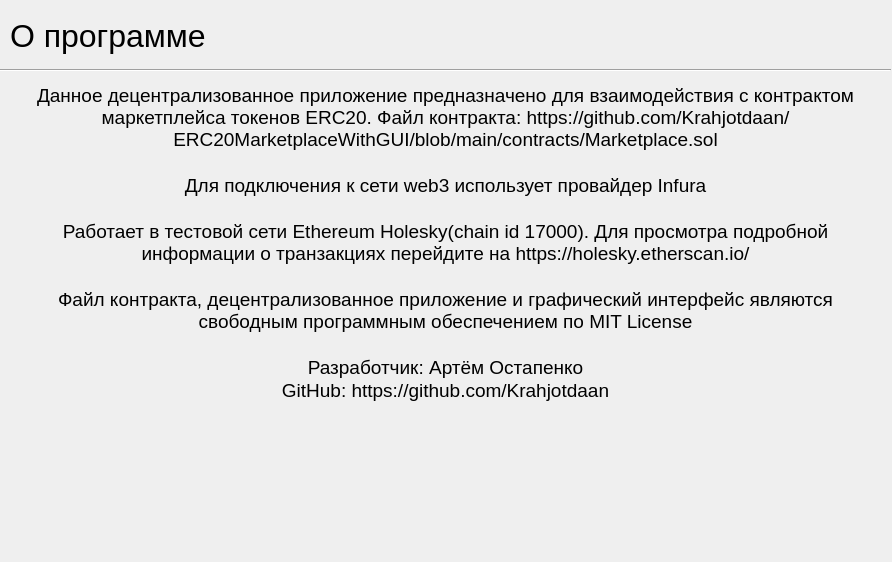
<?xml version="1.0" encoding="UTF-8"?>
<ui version="4.0">
 <class>AboutProgramm</class>
 <widget class="QMainWindow" name="AboutProgramm">
  <property name="windowModality">
   <enum>Qt::WindowModal</enum>
  </property>
  <property name="geometry">
   <rect>
    <x>0</x>
    <y>0</y>
    <width>892</width>
    <height>562</height>
   </rect>
  </property>
  <property name="sizePolicy">
   <sizepolicy hsizetype="Fixed" vsizetype="Fixed">
    <horstretch>0</horstretch>
    <verstretch>0</verstretch>
   </sizepolicy>
  </property>
  <property name="windowTitle">
   <string/>
  </property>
  <widget class="QWidget" name="centralwidget">
   <widget class="QLabel" name="label">
    <property name="geometry">
     <rect>
      <x>10</x>
      <y>10</y>
      <width>261</width>
      <height>51</height>
     </rect>
    </property>
    <property name="font">
     <font>
      <pointsize>24</pointsize>
     </font>
    </property>
    <property name="text">
     <string>О программе</string>
    </property>
   </widget>
   <widget class="Line" name="line">
    <property name="windowModality">
     <enum>Qt::WindowModal</enum>
    </property>
    <property name="geometry">
     <rect>
      <x>0</x>
      <y>60</y>
      <width>891</width>
      <height>20</height>
     </rect>
    </property>
    <property name="orientation">
     <enum>Qt::Horizontal</enum>
    </property>
   </widget>
   <widget class="QTextBrowser" name="textBrowser_2">
    <property name="enabled">
     <bool>true</bool>
    </property>
    <property name="geometry">
     <rect>
      <x>20</x>
      <y>80</y>
      <width>851</width>
      <height>471</height>
     </rect>
    </property>
    <property name="sizePolicy">
     <sizepolicy hsizetype="Expanding" vsizetype="Maximum">
      <horstretch>0</horstretch>
      <verstretch>20</verstretch>
     </sizepolicy>
    </property>
    <property name="palette">
     <palette>
      <active>
       <colorrole role="Base">
        <brush brushstyle="SolidPattern">
         <color alpha="0">
          <red>255</red>
          <green>255</green>
          <blue>255</blue>
         </color>
        </brush>
       </colorrole>
      </active>
      <inactive>
       <colorrole role="Base">
        <brush brushstyle="SolidPattern">
         <color alpha="0">
          <red>255</red>
          <green>255</green>
          <blue>255</blue>
         </color>
        </brush>
       </colorrole>
      </inactive>
      <disabled>
       <colorrole role="Base">
        <brush brushstyle="SolidPattern">
         <color alpha="255">
          <red>239</red>
          <green>239</green>
          <blue>239</blue>
         </color>
        </brush>
       </colorrole>
      </disabled>
     </palette>
    </property>
    <property name="contextMenuPolicy">
     <enum>Qt::DefaultContextMenu</enum>
    </property>
    <property name="acceptDrops">
     <bool>false</bool>
    </property>
    <property name="autoFillBackground">
     <bool>false</bool>
    </property>
    <property name="frameShape">
     <enum>QFrame::NoFrame</enum>
    </property>
    <property name="frameShadow">
     <enum>QFrame::Plain</enum>
    </property>
    <property name="verticalScrollBarPolicy">
     <enum>Qt::ScrollBarAlwaysOff</enum>
    </property>
    <property name="horizontalScrollBarPolicy">
     <enum>Qt::ScrollBarAlwaysOff</enum>
    </property>
    <property name="sizeAdjustPolicy">
     <enum>QAbstractScrollArea::AdjustIgnored</enum>
    </property>
    <property name="readOnly">
     <bool>true</bool>
    </property>
    <property name="html">
     <string>&lt;!DOCTYPE HTML PUBLIC &quot;-//W3C//DTD HTML 4.0//EN&quot; &quot;http://www.w3.org/TR/REC-html40/strict.dtd&quot;&gt;
&lt;html&gt;&lt;head&gt;&lt;meta name=&quot;qrichtext&quot; content=&quot;1&quot; /&gt;&lt;style type=&quot;text/css&quot;&gt;
p, li { white-space: pre-wrap; }
&lt;/style&gt;&lt;/head&gt;&lt;body style=&quot; font-family:'MS Shell Dlg 2'; font-size:7.8pt; font-weight:400; font-style:normal;&quot;&gt;
&lt;p align=&quot;center&quot; style=&quot; margin-top:0px; margin-bottom:0px; margin-left:0px; margin-right:0px; -qt-block-indent:0; text-indent:0px;&quot;&gt;&lt;span style=&quot; font-family:'Ubuntu'; font-size:14pt;&quot;&gt;Данное децентрализованное приложение предназначено для взаимодействия с контрактом маркетплейса токенов ERC20. Файл контракта: https://github.com/Krahjotdaan/ERC20MarketplaceWithGUI/blob/main/contracts/Marketplace.sol&lt;/span&gt;&lt;/p&gt;
&lt;p align=&quot;center&quot; style=&quot;-qt-paragraph-type:empty; margin-top:0px; margin-bottom:0px; margin-left:0px; margin-right:0px; -qt-block-indent:0; text-indent:0px; font-family:'Ubuntu'; font-size:14pt;&quot;&gt;&lt;br /&gt;&lt;/p&gt;
&lt;p align=&quot;center&quot; style=&quot; margin-top:0px; margin-bottom:0px; margin-left:0px; margin-right:0px; -qt-block-indent:0; text-indent:0px;&quot;&gt;&lt;span style=&quot; font-family:'Ubuntu'; font-size:14pt;&quot;&gt;Для подключения к сети web3 использует провайдер Infura&lt;/span&gt;&lt;/p&gt;
&lt;p align=&quot;center&quot; style=&quot;-qt-paragraph-type:empty; margin-top:0px; margin-bottom:0px; margin-left:0px; margin-right:0px; -qt-block-indent:0; text-indent:0px; font-family:'Ubuntu'; font-size:14pt;&quot;&gt;&lt;br /&gt;&lt;/p&gt;
&lt;p align=&quot;center&quot; style=&quot; margin-top:0px; margin-bottom:0px; margin-left:0px; margin-right:0px; -qt-block-indent:0; text-indent:0px;&quot;&gt;&lt;span style=&quot; font-family:'Ubuntu'; font-size:14pt;&quot;&gt;Работает в тестовой сети Ethereum Holesky(chain id 17000). Для просмотра подробной информации о транзакциях перейдите на https://holesky.etherscan.io/&lt;/span&gt;&lt;/p&gt;
&lt;p align=&quot;center&quot; style=&quot;-qt-paragraph-type:empty; margin-top:0px; margin-bottom:0px; margin-left:0px; margin-right:0px; -qt-block-indent:0; text-indent:0px; font-family:'Ubuntu'; font-size:14pt;&quot;&gt;&lt;br /&gt;&lt;/p&gt;
&lt;p align=&quot;center&quot; style=&quot; margin-top:0px; margin-bottom:0px; margin-left:0px; margin-right:0px; -qt-block-indent:0; text-indent:0px;&quot;&gt;&lt;span style=&quot; font-family:'Ubuntu'; font-size:14pt;&quot;&gt;Файл контракта, децентрализованное приложение и графический интерфейс являются свободным программным обеспечением по MIT License&lt;/span&gt;&lt;/p&gt;
&lt;p align=&quot;center&quot; style=&quot;-qt-paragraph-type:empty; margin-top:0px; margin-bottom:0px; margin-left:0px; margin-right:0px; -qt-block-indent:0; text-indent:0px; font-family:'Ubuntu'; font-size:14pt;&quot;&gt;&lt;br /&gt;&lt;/p&gt;
&lt;p align=&quot;center&quot; style=&quot; margin-top:0px; margin-bottom:0px; margin-left:0px; margin-right:0px; -qt-block-indent:0; text-indent:0px;&quot;&gt;&lt;span style=&quot; font-family:'Ubuntu'; font-size:14pt;&quot;&gt;Разработчик: Артём Остапенко&lt;/span&gt;&lt;/p&gt;
&lt;p align=&quot;center&quot; style=&quot; margin-top:0px; margin-bottom:0px; margin-left:0px; margin-right:0px; -qt-block-indent:0; text-indent:0px;&quot;&gt;&lt;span style=&quot; font-family:'Ubuntu'; font-size:14pt;&quot;&gt;GitHub: https://github.com/Krahjotdaan&lt;/span&gt;&lt;/p&gt;
&lt;p align=&quot;center&quot; style=&quot;-qt-paragraph-type:empty; margin-top:0px; margin-bottom:0px; margin-left:0px; margin-right:0px; -qt-block-indent:0; text-indent:0px; font-family:'Ubuntu'; font-size:14pt;&quot;&gt;&lt;br /&gt;&lt;/p&gt;&lt;/body&gt;&lt;/html&gt;</string>
    </property>
   </widget>
  </widget>
 </widget>
 <resources/>
 <connections/>
</ui>
